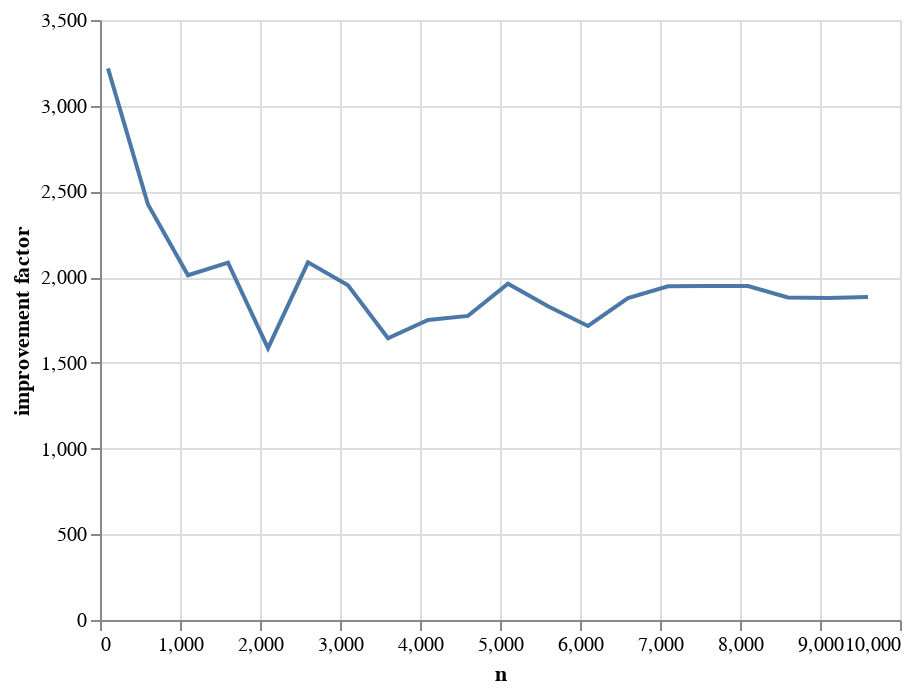

The code cell stored with this chart in its notebook:
### Code cell
# draw the improvement factor:
# this graph shows the "slow donw" of the method without I/O over the one with I/O
alt.Chart(improvementFactor).mark_line().encode(
    x='n',
    y=alt.Y('improvementFactor', title='improvement factor')
)

### Figure 1 — Vega-Lite specification as saved in the notebook (floating-point values rounded to 4 significant figures)
{"config": {"view": {"continuousWidth": 400, "continuousHeight": 300}}, "data": {"name": "data-63073c303570dffa2fa4a9f23e41d52c"}, "mark": "line", "encoding": {"x": {"type": "quantitative", "field": "n"}, "y": {"type": "quantitative", "field": "improvementFactor", "title": "improvement factor"}}, "$schema": "https://vega.github.io/schema/vega-lite/v4.8.1.json", "datasets": {"data-63073c303570dffa2fa4a9f23e41d52c": [{"n": 100, "improvementFactor": 3218.0}, {"n": 600, "improvementFactor": 2424.0}, {"n": 1100, "improvementFactor": 2011.0}, {"n": 1600, "improvementFactor": 2084.0}, {"n": 2100, "improvementFactor": 1586.0}, {"n": 2600, "improvementFactor": 2086.0}, {"n": 3100, "improvementFactor": 1952.0}, {"n": 3600, "improvementFactor": 1643.0}, {"n": 4100, "improvementFactor": 1751.0}, {"n": 4600, "improvementFactor": 1774.0}, {"n": 5100, "improvementFactor": 1961.0}, {"n": 5600, "improvementFactor": 1830.0}, {"n": 6100, "improvementFactor": 1715.0}, {"n": 6600, "improvementFactor": 1877.0}, {"n": 7100, "improvementFactor": 1947.0}, {"n": 7600, "improvementFactor": 1948.0}, {"n": 8100, "improvementFactor": 1948.0}, {"n": 8600, "improvementFactor": 1881.0}, {"n": 9100, "improvementFactor": 1878.0}, {"n": 9600, "improvementFactor": 1885.0}]}}
